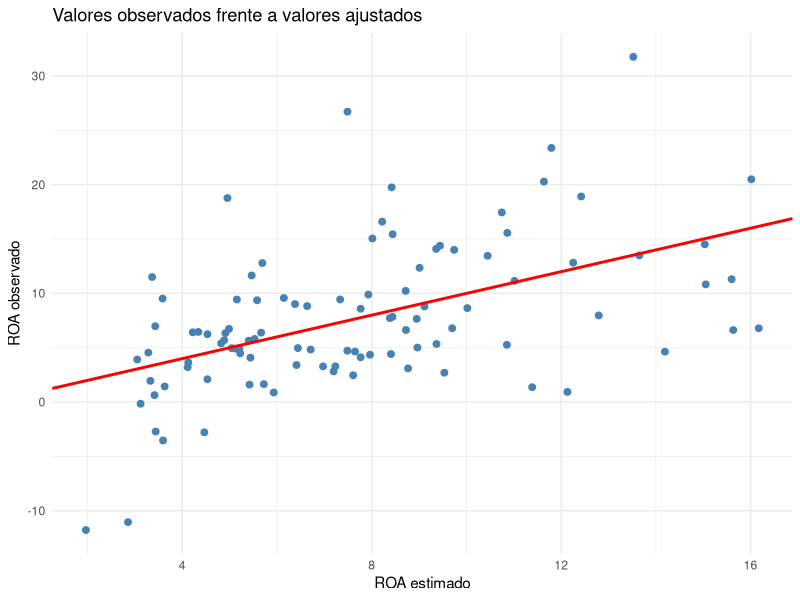
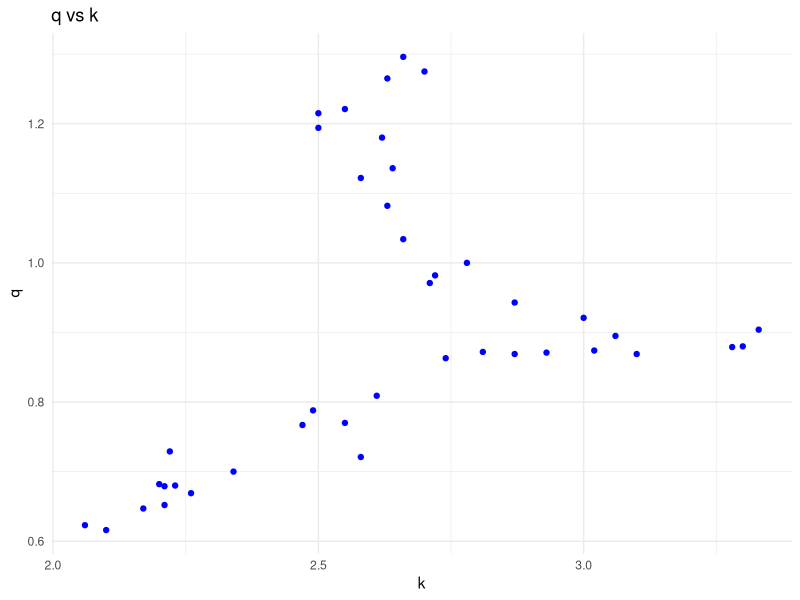
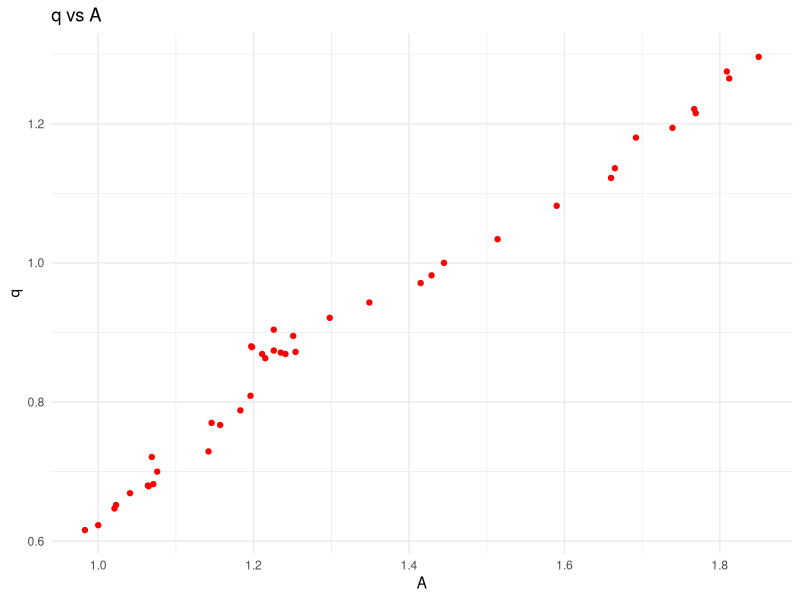
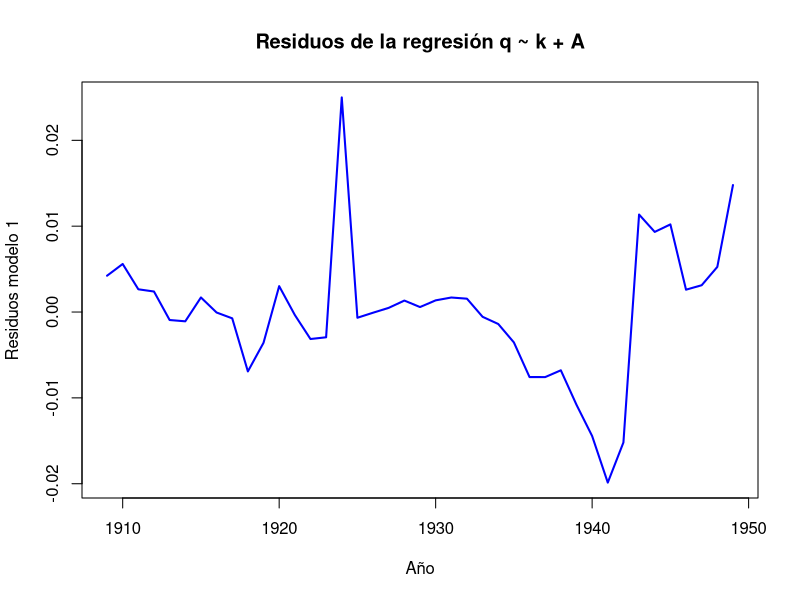
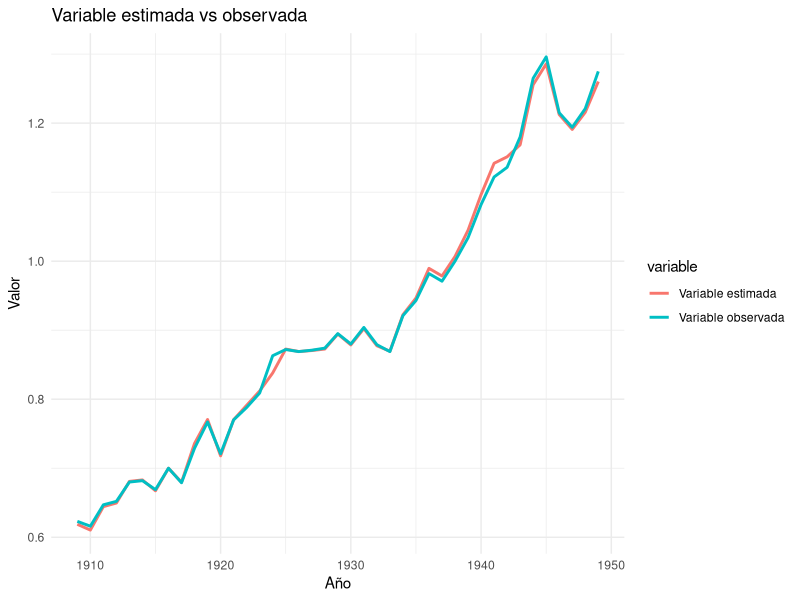
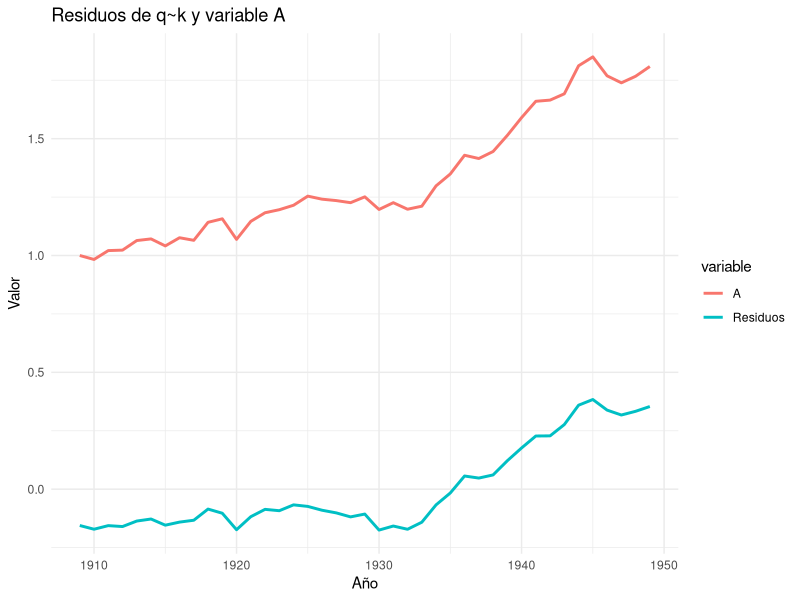
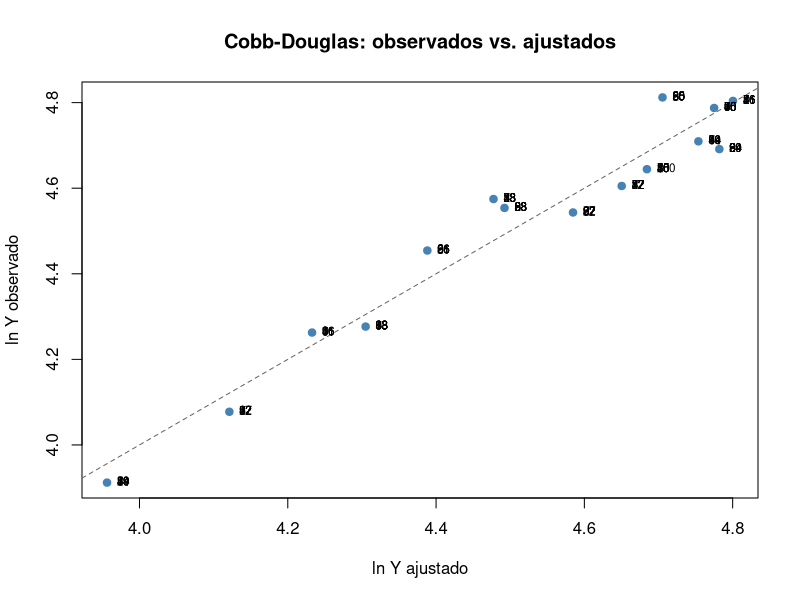

These figures' R source, in order:
## ---- chunk 1
#| include: false
library(readxl)
library(dplyr)
library(knitr)
library(ggplot2)
library(car)
library(strucchange)
## ---- chunk 2
datos <- read_excel("data/BD_SABI.xlsx", sheet = "Datos")
modelo <- lm(
    ROA ~ ENDEUDAMIENTO + LIQUIDEZ_INMEDIATA,
    data = datos
)
modelo
## ---- chunk 3
datos$ROA_estimado <- fitted(modelo)

ggplot(datos, aes(x = ROA_estimado, y = ROA)) +
  geom_point(color = "steelblue", size = 2) +
  geom_abline(intercept = 0, slope = 1,
              color = "red", linewidth = 1) +
  labs(
    title = "Valores observados frente a valores ajustados",
    x = "ROA estimado",
    y = "ROA observado"
  ) +
  theme_minimal()
## ---- chunk 4
modelo$residuals
## ---- chunk 5
SCR <- deviance(modelo)
SCR
## ---- chunk 6
n <- nobs(modelo)
k <- length(coef(modelo))

sigma2 <- SCR / (n - k)
sigma2
## ---- chunk 7
sigma(modelo)^2
## ---- chunk 8
vcov(modelo)
## ---- chunk 9
summary(modelo)$r.squared
## ---- chunk 10
datos <- read_excel("data/BD_SABI.xlsx", sheet = "Datos")
set.seed(1234)

# Variable aleatoria independiente del resto
datos$ID <- 1:nrow(datos)

modelo_id <- lm(
    ROA ~ ENDEUDAMIENTO + LIQUIDEZ_INMEDIATA+ID,
    data = datos
)
# Comparación
data.frame(
  Modelo = c("Original", "Con ID"),
  R2 = c(summary(modelo)$r.squared,
         summary(modelo_id)$r.squared),
  R2_corregido = c(summary(modelo)$adj.r.squared,
                   summary(modelo_id)$adj.r.squared)
)
## ---- chunk 11
modelo1 <- lm(
  ROA ~ LIQUIDEZ_INMEDIATA,
  data = datos)
## ---- chunk 12
modelo2 <- lm(
  ROA ~ LIQUIDEZ_INMEDIATA + ENDEUDAMIENTO + EMPLEADOS,
  data = datos
)
## ---- chunk 13
modelo3 <- lm(
  ROA ~ LIQUIDEZ_INMEDIATA + ENDEUDAMIENTO + EMPLEADOS+EBIT,
  data = datos
)
## ---- chunk 14
comparacion <- data.frame(
  Modelo = c(
    "Liquidez + Endeudamiento",
    "Liquidez",
    "Liquidez + Endeudamiento + Empleados",
    "Liquidez + Endeudamiento + Empleados+EBIT"
  ),
  R2 = c(
    summary(modelo)$r.squared,
    summary(modelo1)$r.squared,
    summary(modelo2)$r.squared,
    summary(modelo3)$r.squared
  ),
  R2_corregido = c(
    summary(modelo)$adj.r.squared,
    summary(modelo1)$adj.r.squared,
    summary(modelo2)$adj.r.squared,
    summary(modelo3)$adj.r.squared
  ),
  AIC = c(
    AIC(modelo),
    AIC(modelo1),
    AIC(modelo2),
    AIC(modelo3)
  ),
  BIC = c(
    BIC(modelo),
    BIC(modelo1),
    BIC(modelo2),
     BIC(modelo3)
  )
)

comparacion
## ---- chunk 15
confint(modelo3)
## ---- chunk 16
confint(modelo3, level = 0.90)
## ---- chunk 17
confint(modelo3, level = 0.99)
## ---- chunk 18
b <- coef(modelo)
X <- model.matrix(modelo)
sigma2 <- summary(modelo)$sigma^2
R <- rbind(
  c(0, 1, 0),
  c(0, 1, -1)
)
r <- c(0,0)
q <- nrow(R)
## ---- chunk 19
Fexp <-
t(R %*% b - r) %*%
solve(R %*% solve(t(X)%*%X) %*% t(R)) %*%
(R %*% b - r) /
(q * sigma2)
Fexp
## ---- chunk 20
gl1 <- q
gl2 <- df.residual(modelo)
qf(0.95, gl1, gl2)
## ---- chunk 21
datos <- read_excel("data/BD_IBEX.xlsx", sheet = "Datos")
modeloIBEX<- lm(Rend_IBEX ~ Rend_SP500+ Rend_EUROSTOXX50,
    data = datos
)
modeloIBEX

## ---- chunk 22
vcov(modelo)
## ---- chunk 23
gl <- df.residual(modelo)
alpha <- 0.05
t_teorico <- qt(1 - alpha/2, df = gl)
t_teorico
## ---- chunk 24
gl <- df.residual(modelo)
alpha <- 0.05
t_teorico <- qt(1 - alpha/2, df = gl)
t_teorico
## ---- chunk 25
gl <- df.residual(modelo)
alpha <- 0.1
t_teorico <- qt(1 - alpha/2, df = gl)
t_teorico
## ---- chunk 26
datos <- read_excel("data/BD_IBEX.xlsx", sheet = "Datos")
modeloIBEX <- lm(
    Rend_IBEX ~ Rend_SP500+ Rend_EUROSTOXX50,
    data = datos
)
summary(modeloIBEX)
## ---- chunk 27
datos <- read_excel("data/BD_IBEX.xlsx", sheet = "Datos")
modeloIBEX <- lm(
    Rend_IBEX ~ Rend_SP500+ Rend_EUROSTOXX50,
    data = datos
)
summary(modeloIBEX)
## ---- chunk 28
linearHypothesis(modelo,
                 c("ENDEUDAMIENTO = 0",
                   "ENDEUDAMIENTO-LIQUIDEZ_INMEDIATA = 0"))
## ---- chunk 29
nueva_empresa <- data.frame(
  ENDEUDAMIENTO = 15,
  LIQUIDEZ_INMEDIATA = 3
)
## ---- chunk 30
predict(
  modelo,
  newdata = nueva_empresa,
  interval = "confidence"
)
## ---- chunk 31
predict(
  modelo,
  newdata = nueva_empresa,
  interval = "prediction"
)
## ---- chunk 32
modeloIBEX <- lm(
  Rend_IBEX ~ Rend_SP500 + Rend_EUROSTOXX50,
  data = datos
)

sctest(
  modeloIBEX,
  type = "Chow",
  point = 36
)
## ---- chunk 33
datos= read_excel('data/BD_FUNCIONPRODUCCION.xlsx')
## ---- chunk 34
summary(datos)
## ---- chunk 35
cor(datos)
## ---- chunk 36
ggplot(datos, aes(x = k, y = q)) +
  geom_point(color = "blue") +
  labs(title = "q vs k", x = "k", y = "q") +
  theme_minimal()
## ---- chunk 37
ggplot(datos, aes(x = A, y = q)) +
  geom_point(color = "red") +
  labs(title = "q vs A", x = "A", y = "q") +
  theme_minimal()
## ---- chunk 38
modelo1=lm(q~k+A, data=datos)
summary(modelo1)
## ---- chunk 39
residuos1=resid(modelo1)
plot(datos$year, residuos1, type = "l", col = "blue", lwd = 2,
     xlab = "Año", ylab = "Residuos modelo 1",
     main = "Residuos de la regresión q ~ k + A")
## ---- chunk 40
q_estimada_modelo1<- fitted(modelo1)
## ---- chunk 41
df <- data.frame(
  año = rep(datos$year, 2),
  valor = c(q_estimada_modelo1, datos$q),
 variable = rep(c("Variable estimada", "Variable observada"), each = nrow(datos))
)

ggplot(df, aes(x = año, y = valor, color = variable)) +
  geom_line(linewidth = 1) +
  labs(title = "Variable estimada vs observada", x = "Año", y = "Valor") +
  theme_minimal()
## ---- chunk 42
modelo2=lm(q~k, data=datos)
summary(modelo2)
## ---- chunk 43
residuos2=resid(modelo2)
df <- data.frame(
  año = rep(datos$year, 2),
  valor = c(residuos2, datos$A),
 variable = rep(c("Residuos", "A"), each = nrow(datos))
)

ggplot(df, aes(x = año, y = valor, color = variable)) +
  geom_line(linewidth = 1) +
  labs(title = "Residuos de q~k y variable A", x = "Año", y = "Valor") +
  theme_minimal()
## ---- chunk 44
demand= read_excel('data/bd3_demand.xlsx')
demand<-as.data.frame(demand)
## ---- chunk 45
modelo1=lm(DAIRY~INC, data=demand)
resultado_modelo1=summary(modelo1)
modelo2=lm(DAIRY~log(INC), data=demand)
resultado_modelo2=summary(modelo2)
modelo3=lm(DAIRY~INC+PUNDER5, data=demand)
resultado_modelo3=summary(modelo3)
modelo4=lm(DAIRY~INC+PUNDER5-1, data=demand)
resultado_modelo4=summary(modelo4)
modelo5=lm(DAIRY~INC+HHSIZE, data=demand)
resultado_modelo5=summary(modelo5)
modelo6=lm(log(DAIRY)~INC,data=demand)
resultado_modelo6=summary(modelo6)
modelo7=lm(log(DAIRY)~INC+PUNDER5,data=demand)
resultado_modelo7=summary(modelo7)
modelo8=lm(log(DAIRY)~INC+PUNDER5-1,data=demand)
resultado_modelo8=summary(modelo8)
## ---- chunk 46
resultados <- data.frame(
Modelo = c("modelo1", "modelo2","modelo3","modelo4","modelo5","modelo6","modelo7","modelo8"),
DF     = c(length(coef(modelo1)), length(coef(modelo2)), length(coef(modelo3)), length(coef(modelo4)), length(coef(modelo5)), length(coef(modelo6)), length(coef(modelo7)), length(coef(modelo8))),
R2_CORREGIDO = c(resultado_modelo1$adj.r.squared,resultado_modelo2$adj.r.squared,resultado_modelo3$adj.r.squared,resultado_modelo4$adj.r.squared,resultado_modelo5$adj.r.squared,resultado_modelo6$adj.r.squared,resultado_modelo7$adj.r.squared,resultado_modelo8$adj.r.squared),
AIC    = c(AIC(modelo1), AIC(modelo2),AIC(modelo3), AIC(modelo4),AIC(modelo5), AIC(modelo6),AIC(modelo7), AIC(modelo8)),
BIC    = c(BIC(modelo1), BIC(modelo2),BIC(modelo3), BIC(modelo4),BIC(modelo5), BIC(modelo6),BIC(modelo7), BIC(modelo8)))
resultados
## ---- chunk 47
datos <- data.frame(
  Y = c(71, 59, 72, 111, 123, 86, 94, 95, 109, 104, 122, 100, 97, 50, 120),
  L = c(39, 21, 27,  46,  51, 31, 58, 59,  52,  60,  53,  45, 30, 26,  52),
  K = c(34, 72, 79, 114,  83, 79, 47, 35, 100,  59, 102,  88, 108, 31, 98)
)

datos$y <- log(datos$Y)
datos$l <- log(datos$L)
datos$k <- log(datos$K)

round(datos, 4)
## ---- chunk 48
modelo <- lm(log(Y) ~ log(L) + log(K), data = datos)
summary(modelo)
## ---- chunk 49
confint(modelo, level = 0.95)                 # IC de los coeficientes
vcov(modelo)                                  # matriz de var-cov
sum(coef(modelo)[2:3])                        # rendimientos a escala estimados
exp(coef(modelo)[1])                          # estimación de A
## ---- chunk 50
test_F <- function(modelo, R, r) {
  R <- matrix(R, ncol = length(coef(modelo)))
  b <- coef(modelo)
  q <- nrow(R)
  d <- R %*% b - r
  Fc <- as.numeric(t(d) %*% solve(R %*% vcov(modelo) %*% t(R)) %*% d / q)
  gl2 <- df.residual(modelo)
  c(F = Fc, gl1 = q, gl2 = gl2,
    F_critico = qf(0.95, q, gl2),
    p_valor = pf(Fc, q, gl2, lower.tail = FALSE))
}

# H0: beta2 + beta3 = 1
test_F(modelo, R = c(0, 1, 1), r = 1)
## ---- chunk 51
Rv  <- c(0, 1, 1)
t_c <- (sum(Rv * coef(modelo)) - 1) / sqrt(t(Rv) %*% vcov(modelo) %*% Rv)
c(t = t_c, t2 = t_c^2, p_valor = 2 * pt(-abs(t_c), df.residual(modelo)))
## ---- chunk 52
car::linearHypothesis(modelo, "log(L) + log(K) = 1")
## ---- chunk 53
# Modelo transformado: ln(Y/L) = b1 + b3 ln(K/L)
modelo_R <- lm(log(Y / L) ~ log(K / L), data = datos)
summary(modelo_R)

b_restr <- c(coef(modelo_R)[1], 1 - coef(modelo_R)[2], coef(modelo_R)[2])
names(b_restr) <- c("b1", "b2", "b3")
b_restr
## ---- chunk 54
test_F(modelo, R = c(0, 1, -1), r = 0)
## ---- chunk 55
plot(fitted(modelo), log(datos$Y), pch = 19, col = "steelblue",
     xlab = "ln Y ajustado", ylab = "ln Y observado",
     main = "Cobb-Douglas: observados vs. ajustados")
abline(0, 1, lty = 2, col = "grey40")
text(fitted(modelo), log(datos$Y), labels = 1:n, pos = 4, cex = 0.7)
## ---- chunk 56
philips= read_excel('data/BD_PHILIPS.xlsx')
philips=as.data.frame(philips)
## ---- chunk 57
knitr::opts_chunk$set(echo = TRUE)
library(readxl)
datos <- read_excel("data/bd6_esperanza.xlsx")
## ---- chunk 58
m_linlin <- lm(Esperanza ~ Gasto + Renta, data = datos)
m_loglin <- lm(log(Esperanza)~ Gasto + Renta, data = datos)
m_linlog <- lm(Esperanza ~ log(Gasto) + Renta, data = datos)     
m_loglog <- lm(log(Esperanza) ~ log(Gasto) + log(Renta), data = datos)
summary(m_linlin)
summary(m_loglin)
summary(m_linlog)
summary(m_loglog)
## ---- chunk 59
m_linlin_ratio <- lm(Esperanza ~ GastoPIB + Renta, data = datos)
m_loglin_ratio <- lm(log(Esperanza)~ GastoPIB + Renta, data = datos)
m_linlog_ratio <- lm(Esperanza ~ log(GastoPIB) + Renta, data = datos) 
m_loglog_ratio <- lm(log(Esperanza) ~ log(GastoPIB)+Renta, data = datos)
summary(m_linlin_ratio)
summary(m_loglin_ratio)
summary(m_linlog_ratio)
summary(m_loglog_ratio)
## ---- chunk 60
m_linlin_sinrenta <- lm(Esperanza ~ GastoPIB, data = datos)
m_loglin_sinrenta <- lm(log(Esperanza)~ GastoPIB, data = datos)
m_linlog_sinrenta <- lm(Esperanza ~ log(GastoPIB), data = datos)
m_loglog_sinrenta <- lm(log(Esperanza) ~ log(GastoPIB), data = datos)
summary(m_linlin_sinrenta)
summary(m_loglin_sinrenta)
summary(m_linlog_sinrenta)
summary(m_loglog_sinrenta)
## ---- chunk 61
resultados <- data.frame(
  modelo = c("lin-lin", "log-lin", "lin-log", "log-log",
             "lin-lin ratio", "log-lin ratio", "lin-log ratio", "log-log ratio",
             "lin-lin sin renta", "log-lin sin renta", "lin-log sin renta", "log-log sin renta"),
  R2 = c(summary(m_linlin)$r.squared,
         summary(m_loglin)$r.squared,
         summary(m_linlog)$r.squared,
         summary(m_loglog)$r.squared,
         summary(m_linlin_ratio)$r.squared,
         summary(m_loglin_ratio)$r.squared,
         summary(m_linlog_ratio)$r.squared,
         summary(m_loglog_ratio)$r.squared,
         summary(m_linlin_sinrenta)$r.squared,
         summary(m_loglin_sinrenta)$r.squared,
         summary(m_linlog_sinrenta)$r.squared,
         summary(m_loglog_sinrenta)$r.squared),
  R2_ajustado = c(summary(m_linlin)$adj.r.squared,
                  summary(m_loglin)$adj.r.squared,
                  summary(m_linlog)$adj.r.squared,
                  summary(m_loglog)$adj.r.squared,
                  summary(m_linlin_ratio)$adj.r.squared,
                  summary(m_loglin_ratio)$adj.r.squared,
                  summary(m_linlog_ratio)$adj.r.squared,
                  summary(m_loglog_ratio)$adj.r.squared,
                  summary(m_linlin_sinrenta)$adj.r.squared,
                  summary(m_loglin_sinrenta)$adj.r.squared,
                  summary(m_linlog_sinrenta)$adj.r.squared,
                  summary(m_loglog_sinrenta)$adj.r.squared)
)
resultados
## ---- chunk 62
AIC(m_linlin,m_loglin,m_linlog,m_loglog,m_linlin_ratio,m_loglin_ratio,m_linlog_ratio,m_loglog_ratio,m_linlin_sinrenta,m_loglin_sinrenta,m_linlog_sinrenta,m_loglog_sinrenta)
BIC(m_linlin,m_loglin,m_linlog,m_loglog,m_linlin_ratio,m_loglin_ratio,m_linlog_ratio,m_loglog_ratio,m_linlin_sinrenta,m_loglin_sinrenta,m_linlog_sinrenta,m_loglog_sinrenta)
## ---- chunk 63
Salario = c(4.45, 5.77, 7.31, 7.81, 10.67, 13.61)
Escolaridad = c(6, 7, 10, 12, 15, 17)

datos = data.frame(Salario, Escolaridad)
names(datos) = c("Salario medio (euros/hora)", "Escolarización (años)")

kable(datos, align="c")
## ---- chunk 64
y = Salario
cte = rep(1, length(y))
X = cbind(cte, Escolaridad)
# 
n = nrow(X)
k = ncol(X)
XX = crossprod(X)
XXinv = solve(XX)
Xy = crossprod(X, y)
colnames(Xy) = c("Salario")
#
beta = as.matrix(XXinv%*%Xy)
e = y - X%*%beta
sigma = crossprod(e)/(n-k)
SCT = crossprod(y) - n*mean(y)*mean(y)
SCE = crossprod(beta, Xy) - n*mean(y)*mean(y)
SCR = crossprod(y) - crossprod(beta, Xy)
R2_1 = SCE/SCT
R2_2 = 1 - SCR/SCT
R2 = R2_1
R2c = 1 - (1-R2)*((n-1)/(n-k))
solucion = list(XX, XXinv, Xy, beta, e, as.double(sigma), as.double(SCT), as.double(SCE), as.double(SCR), as.double(R2_1), as.double(R2_2), as.double(R2c))
names(solucion) = c("XtX", "inversa XtX", "Xty", "beta", "e", "sigma", "SCT", "SCE", "SCR", "R2 = SCE/SCT", "R2 = 1 - SCR/SCT", "R2 corregido")
solucion0 = solucion
## ---- chunk 65
X = read.table("data/ortogonal1.txt", header=TRUE, sep=";", dec = ".")  # muy importante indicar el delimitador decimal (si no se dice nada, es el punto)
X = as.matrix(X)
y = 3*X[,1] + 2*X[,2] - 3*X[,3] + round(rnorm(nrow(X), 0, 2), 0)

data.frame(y, X)
## ---- chunk 66
XX = crossprod(X)
XXinv = solve(XX)
XXinv
## ---- chunk 67
Xy = crossprod(X, y)
colnames(Xy) = c("y")
Xy 
## ---- chunk 68
# soluciones
n = nrow(X)
k = ncol(X)
beta = as.matrix(XXinv%*%Xy)
e = y - X%*%beta
sigma = crossprod(e)/(n-k)
SCT = crossprod(y) - n*mean(y)*mean(y)
SCE = crossprod(beta, Xy) - n*mean(y)*mean(y)
SCR = crossprod(y) - crossprod(beta, Xy)
R2_1 = SCE/SCT
R2_2 = 1 - SCR/SCT
R2 = R2_1
R2c = 1 - (1-R2)*((n-1)/(n-k))
solucion = list(beta, e, as.double(sigma), as.double(SCT), as.double(SCE), as.double(SCR), as.double(R2_1), as.double(R2_2), as.double(R2c))
names(solucion) = c("beta", "e", "sigma", "SCT", "SCE", "SCR", "R2 = SCE/SCT", "R2 = 1 - SCR/SCT", "R2 corregido")
solucionA = solucion
## ---- chunk 69
X = read.table("data/ortogonal2.txt", header=TRUE, sep=";", dec = ".")  # muy importante indicar el delimitador decimal (si no se dice nada, es el punto)
X = as.matrix(X)
y = 3*X[,1] + 2*X[,2] - 3*X[,3] + round(rnorm(nrow(X), 0, 2), 0)

data.frame(y, X)
## ---- chunk 70
XX = crossprod(X)
XXinv = solve(XX)
XXinv
## ---- chunk 71
Xy = crossprod(X, y)
colnames(Xy) = c("y")
Xy 
## ---- chunk 72
# soluciones
n = nrow(X)
k = ncol(X)
beta = as.matrix(XXinv%*%Xy)
e = y - X%*%beta
sigma = crossprod(e)/(n-k)
SCT = crossprod(y) - n*mean(y)*mean(y)
SCE = crossprod(beta, Xy) - n*mean(y)*mean(y)
SCR = crossprod(y) - crossprod(beta, Xy)
R2_1 = SCE/SCT
R2_2 = 1 - SCR/SCT
R2 = R2_1
R2c = 1 - (1-R2)*((n-1)/(n-k))
solucion = list(beta, e, as.double(sigma), as.double(SCT), as.double(SCE), as.double(SCR), as.double(R2_1), as.double(R2_2), as.double(R2c))
names(solucion) = c("beta", "e", "sigma", "SCT", "SCE", "SCR", "R2 = SCE/SCT", "R2 = 1 - SCR/SCT", "R2 corregido")
solucionB = solucion
## ---- chunk 73
X = read.table("data/ortogonal3.txt", header=TRUE, sep=";", dec = ".")  # muy importante indicar el delimitador decimal (si no se dice nada, es el punto)
X = as.matrix(X)
y = 3*X[,1] + 2*X[,2] - 3*X[,3] + round(rnorm(nrow(X), 0, 2), 0)

data.frame(y, X)
## ---- chunk 74
XX = crossprod(X)
XXinv = solve(XX)
XXinv
## ---- chunk 75
Xy = crossprod(X, y)
colnames(Xy) = c("y")
Xy 
## ---- chunk 76
# soluciones
n = nrow(X)
k = ncol(X)
beta = as.matrix(XXinv%*%Xy)
e = y - X%*%beta
sigma = crossprod(e)/(n-k)
SCT = crossprod(y) - n*mean(y)*mean(y)
SCE = crossprod(beta, Xy) - n*mean(y)*mean(y)
SCR = crossprod(y) - crossprod(beta, Xy)
R2_1 = SCE/SCT
R2_2 = 1 - SCR/SCT
R2 = R2_1
R2c = 1 - (1-R2)*((n-1)/(n-k))
solucion = list(beta, e, as.double(sigma), as.double(SCT), as.double(SCE), as.double(SCR), as.double(R2_1), as.double(R2_2), as.double(R2c))
names(solucion) = c("beta", "e", "sigma", "SCT", "SCE", "SCR", "R2 = SCE/SCT", "R2 = 1 - SCR/SCT", "R2 corregido")
solucionC = solucion
